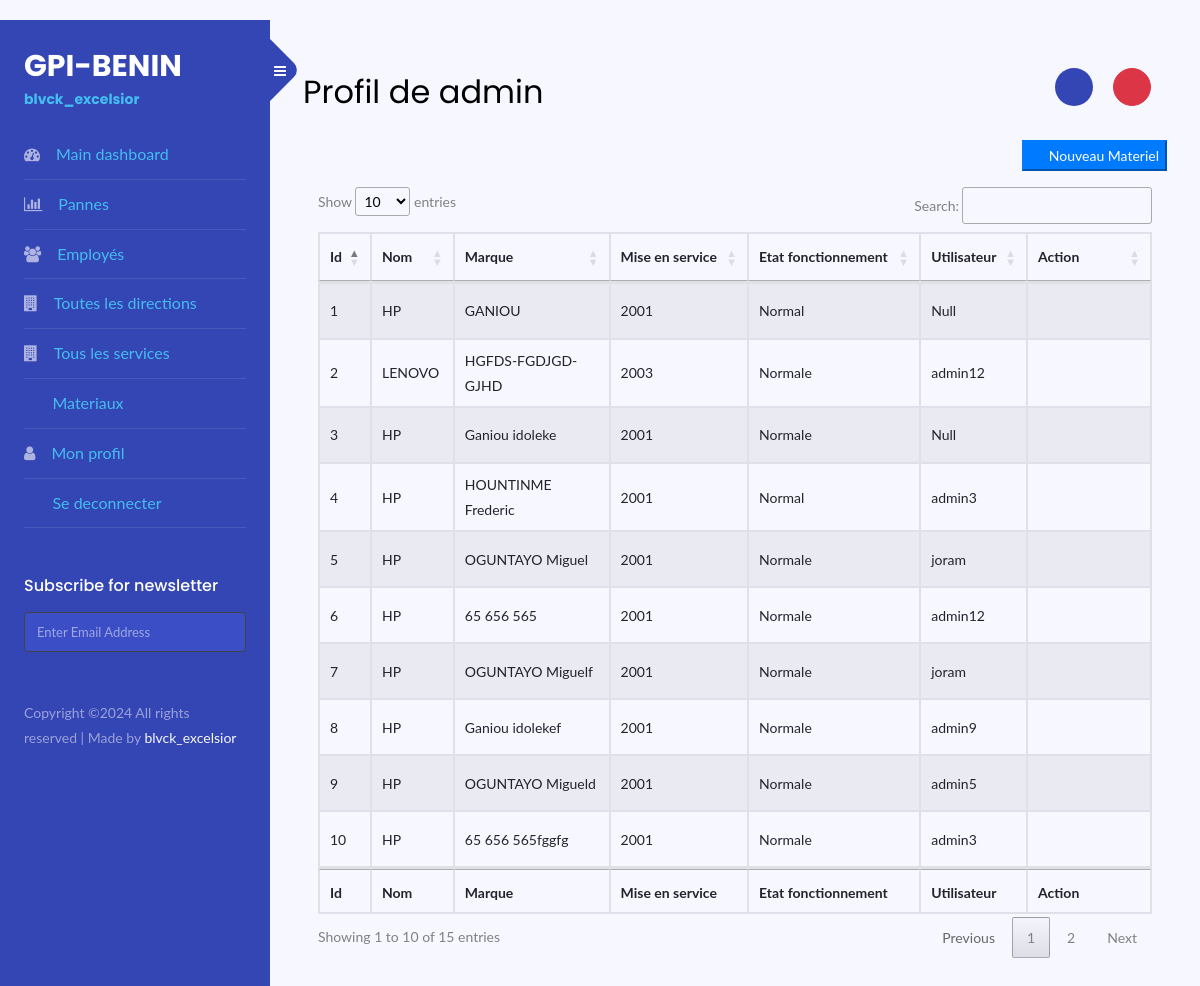
The app's page /materiels/ (signed in) with its own data.
### users/models.py (models this page shows, shortened)
class Materiel(models.Model):
    nom = models.CharField(_("Nom"), max_length=50, unique=True)
    marque = models.CharField(_("Marque"), max_length=50)
    modele = models.CharField(_("Modèle"), max_length=50)
    type = models.CharField(_("Type de Matériel"), max_length=50, null=True, blank=True)
    annee_mise_en_service = models.CharField(_("Année de mise en service"), max_length=4, default="2023", validators=[validator_min_length])
    etat_fonctionnement = models.CharField(_("Etat de fonctionnement"), max_length=50, choices=ETAT_FONCTIONNEMENT, default='Normal')
    image = models.FileField(_("Images"), upload_to="uploads/materiels", max_length=100, null=True, blank=True)
    utilisateur = models.ForeignKey(Employee, verbose_name=_("Employe"), on_delete=models.SET_NULL, null=True, blank=True)
    created_at = models.DateTimeField(auto_now_add=True, null=True)
    updated_at = models.DateTimeField(auto_now=True)
    class Meta:
        verbose_name = _("Materiel")
        verbose_name_plural = _("Materiels")

class Employee(models.Model):
    user=models.OneToOneField(User, verbose_name=_("Employee"), on_delete=models.CASCADE)
    direction_employee = models.ForeignKey(Direction, verbose_name=_("Direction"), on_delete=models.SET_NULL, null=True, blank=True)
    service_employee = models.ForeignKey("Service", verbose_name=_("Service"), on_delete=models.SET_NULL, null=True, blank=True)
    bureau = models.CharField(_("Numero du bureau"), max_length=50)
    poste = models.CharField(_("Poste"), choices=POSTES, max_length=50, default="Employé")
    contact = models.CharField(_("Numero de telephone"), max_length=50, null=True, blank=True)
    adresse = models.CharField(_("Adresse"), max_length=50, null=True, blank=True, validators=[validator_min_length])
    created_at = models.DateTimeField(auto_now_add=True, null=True)
    updated_at = models.DateTimeField(auto_now=True)
    def __str__(self):
        return self.user.username

### materiels/views.py (the view)
# urls.py: path('', views.MaterielListView.as_view(), name='list-materiel'),
class MaterielListView(LoginRequiredMixin, TemplateView):
    form_class=MaterielForm
    template_name = 'materiels/list.html'
    def get(self, request, *args, **kwargs):
        materiels = Materiel.objects.all()
        form=self.form_class()
        return render(request, self.template_name, {"form":form, 'materiels':materiels})

### materiels/forms.py
class MaterielForm(forms.ModelForm):
    class Meta:
        model = Materiel
        fields = "__all__"
        widgets = {
            "nom" : forms.TextInput(attrs={
                'class' : 'form-control',
            }),
            "marque" : forms.TextInput(attrs={
                'class' : 'form-control',
            }),
            "modele": forms.TextInput(attrs={
                'class' : 'form-control',
            }),
            "annee_mise_en_service" : forms.TextInput(attrs={
                'class' : 'form-control',
            }),
            "etat_fonctionnement" : forms.Select(attrs={
                'class' : 'form-control',
            }, choices=ETAT_FONCTIONNEMENT),
            "image" : forms.FileInput(attrs={
                'class' : 'form-control',
            }),
            "type" : forms.Select(attrs={
                'class' : 'form-control form-select',
            }, choices=TYPES_MATERIELS),
            "utilisateur" : forms.Select(attrs={
                'class' : 'form-control form-select',
            }),
        }

### templates/materiels/list.html (shortened to what this page needs)
{% extends 'profile2.html' %}
{% load static %}
{% block main %}
<div class="row d-flex mb-3">
  <button type="button" class="btn-primary ml-auto " data-bs-toggle="modal" data-bs-target="#exampleModal"><i class="bi bi-plus-circle mr-2"></i>Nouveau Materiel</button>
</div>
<table id="example" class="table table-striped table-bordered" style="width:100%">
  <thead>
    <tr>
      <th>Id</th>
      <th>Nom</th>
      <th>Marque</th>
      <th>Mise en service</th>
      <th>Etat fonctionnement</th>
      <th>Utilisateur</th>
      <th>Action</th>
    </tr>
  </thead>
  <tbody id="data-table-body">
    {% for materiel in materiels %}
      <tr>
        <td>{{ materiel.id }}</td>
        <td>{{ materiel.marque }}</td>
        <td>{{ materiel.nom }}</td>
        <td>{{ materiel.annee_mise_en_service }}</td>
        <td>{{ materiel.etat_fonctionnement }}</td>
        {% if materiel.utilisateur %}
        <td>{{ materiel.utilisateur }}</td>
        {% else %}
        <td>Null</td>
        {% endif %}
        <td>
          {% if user.is_superuser %}
          <button class="btn" type="button" data-bs-toggle="modal" data-bs-target="#exampleModal" data-bs-whatever="@mdo"><a class="text-decoration-none text-dark" href="{%  url "materiels:update-materiel" materiel.id %}"><i class="bi bi-pencil-fill"></i></a></button>
          <button class="btn" type="button"><a class="text-decoration-none text-dark delete-link" href="{%  url "materiels:delete-materiel" materiel.id %}"><i class="bi bi-trash3-fill"></i></a></button>
          {% elif request.user.groups.all.0.name == "Agents" %}
          <button class="btn info" type="button" data-id="{{ materiel.id }}" data-bs-toggle="modal" data-bs-target="#exampleModal" data-bs-whatever="@mdo"><i class="bi bi-question-circle text-warning"></i></button>
          {% endif %}
        </td>
      </tr>
    {% endfor %}
  </tbody>
  <tfoot>
    <tr>
      <th>Id</th>
      <th>Nom</th>
      <th>Marque</th>
      <th>Mise en service</th>
      <th>Etat fonctionnement</th>
      <th>Utilisateur</th>
      <th>Action</th>
    </tr>
  </tfoot>
</table>
{% endblock %}

### templates/profile2.html (shortened to what this page needs)
{% load static %}
<!doctype html>
<html lang="en">
  <head>
	<link rel="stylesheet" href="https://cdnjs.cloudflare.com/ajax/libs/font-awesome/4.7.0/css/font-awesome.css" />
	<link rel="stylesheet" href="https://stackpath.bootstrapcdn.com/font-awesome/4.7.0/css/font-awesome.min.css">
	<link rel="stylesheet" href="{% static "css/styles.css"%}">
	<link rel="stylesheet" href="{% static "css/jquery.dataTables.min.css"%}">
	<link rel="stylesheet" href="{% static "css/style.css"%}">
  </head>
  <body>
		<div class="wrapper d-flex align-items-stretch">
			<nav id="sidebar">
				<div class="custom-menu">
					<button type="button" id="sidebarCollapse" class="btn btn-primary">
	          <i class="fa fa-bars"></i>
	        </button>
        </div>
				<div class="p-4">
		  		<h1><a href="index.html" class="logo">GPI-BENIN <span>blvck_excelsior</span></a></h1>
	        <ul class="list-unstyled components mb-5">
			  {% if request.user.groups.all.0.name == "Agents"  or user.is_superuser%}
			  <li class="">
	            <a href="{% url "employees:profile" %}" class="" aria-current="true"><i class="fa fa-tachometer mr-3"></i><span>Main dashboard</span></a>
	          </li>
	          <li>
                <a href="{% url "pannes:all-panne" %}" class=""><i class="fa fa-bar-chart mr-3"></i><span>Pannes</span></a>
	          </li>
			  {% endif %}
			  {% if request.user.is_superuser %}
			  <li>
                <a href="{% url "employees:list-employee" %}" class=""><i class="fa fa-users mr-3"></i><span>Employés</span></a>
	          </li>
	          <li>
                <a href="{% url "directions:list-direction" %}" class=""><i class="fa fa-building mr-3 "></i><span>Toutes les directions</span></a>
	          </li>
			  <li>
                <a href="{% url "services:list-service" %}" class=""><i class="fa fa-building mr-3 "></i><span>Tous les services</span></a>
	          </li>
			  {% endif %}
			  {% if request.user.groups.all.0.name == "Agents"  or user.is_superuser%}
			  <li>
                <a href="{% url "materiels:list-materiel" %}" class=""><i class="bi bi-wrench-adjustable-circle mr-3"></i><span>Materiaux</span></a>
	          </li>
			  {% endif %}
	          <li>
                <a href="{% url "employees:user-profile" %}" class="" aria-current="true"><i class="fa fa-user mr-3"></i><span>Mon profil</span></a>
	          </li>
			  <li>
                <a href="{% url "employees:logout" %}" class="" aria-current="true"><i class="bi bi-box-arrow-right mr-3"></i><span>Se deconnecter</span></a>
	          </li>
	        </ul>
	        <div class="mb-5">
						<h3 class="h6 mb-3">Subscribe for newsletter</h3>
				<form action="#" class="subscribe-form">
					<div class="form-group d-flex">
						<input type="text" class="form-control" placeholder="Enter Email Address">
					</div>
	          	</form>
			</div>
	        <div class="footer">
	        	<p>
						  Copyright &copy; All rights reserved | Made by  <a class="text-decoration-none text-light" href="https://github.com/20Frederic20" target="_blank">blvck_excelsior</a>
						  </p>
	        </div>
	      </div>
    	</nav>
      	<div id="content" class="p-4 p-md-5">
        	<div class="row justify-content-between">
				<h2 class="mb-4">Profil de {{ user.username }}</h2>
				<div>
					<button class="btn btn-gpi-primary rounded-pill mr-3"><a class="text-decoration-none text-light fw-bold fs-5" href="{% url "employees:index" %}"> <i class="bi bi-house-door-fill"></i>  </a></button>
					<button class="btn btn-danger rounded-pill mr-3"><a class="text-decoration-none text-light fw-bold fs-5" href="{% url "employees:logout" %}"><i class="bi bi-box-arrow-right"></i></a></button>
				</div>
			</div>
			{% block main %}{% endblock main %}
		</div>
	</div>
</body>
</html>

### static/css/style.css (style rules this page uses)
body { font-family: Lato, sans-serif !important; }
body { background-color: #fbfbfb; }
body { margin-top: 20px; background-color: #f7f7ff; }
.btn-gpi-primary { background-color: #3445b4 !important; opacity: 1; color: #fff !important; }

### records on screen
Materiel: id "1", marque "HP", nom "GANIOU", annee_mise_en_service "2001", etat_fonctionnement "Normal", shows "Null"
Materiel: id "2", marque "LENOVO", nom "HGFDS-FGDJGD-GJHD", annee_mise_en_service "2003", etat_fonctionnement "Normale", utilisateur "admin12"
Materiel: id "3", marque "HP", nom "Ganiou idoleke", annee_mise_en_service "2001", etat_fonctionnement "Normale", shows "Null"
Materiel: id "4", marque "HP", nom "HOUNTINME Frederic", annee_mise_en_service "2001", etat_fonctionnement "Normal", utilisateur "admin3"
Materiel: id "5", marque "HP", nom "OGUNTAYO Miguel", annee_mise_en_service "2001", etat_fonctionnement "Normale", utilisateur "joram"
Materiel: id "6", marque "HP", nom "65 656 565", annee_mise_en_service "2001", etat_fonctionnement "Normale", utilisateur "admin12"
Materiel: id "7", marque "HP", nom "OGUNTAYO Miguelf", annee_mise_en_service "2001", etat_fonctionnement "Normale", utilisateur "joram"
Materiel: id "8", marque "HP", nom "Ganiou idolekef", annee_mise_en_service "2001", etat_fonctionnement "Normale", utilisateur "admin9"
Materiel: id "9", marque "HP", nom "OGUNTAYO Migueld", annee_mise_en_service "2001", etat_fonctionnement "Normale", utilisateur "admin5"
Materiel: id "10", marque "HP", nom "65 656 565fggfg", annee_mise_en_service "2001", etat_fonctionnement "Normale", utilisateur "admin3"

### other values on screen
{{ user.username }} "admin"
